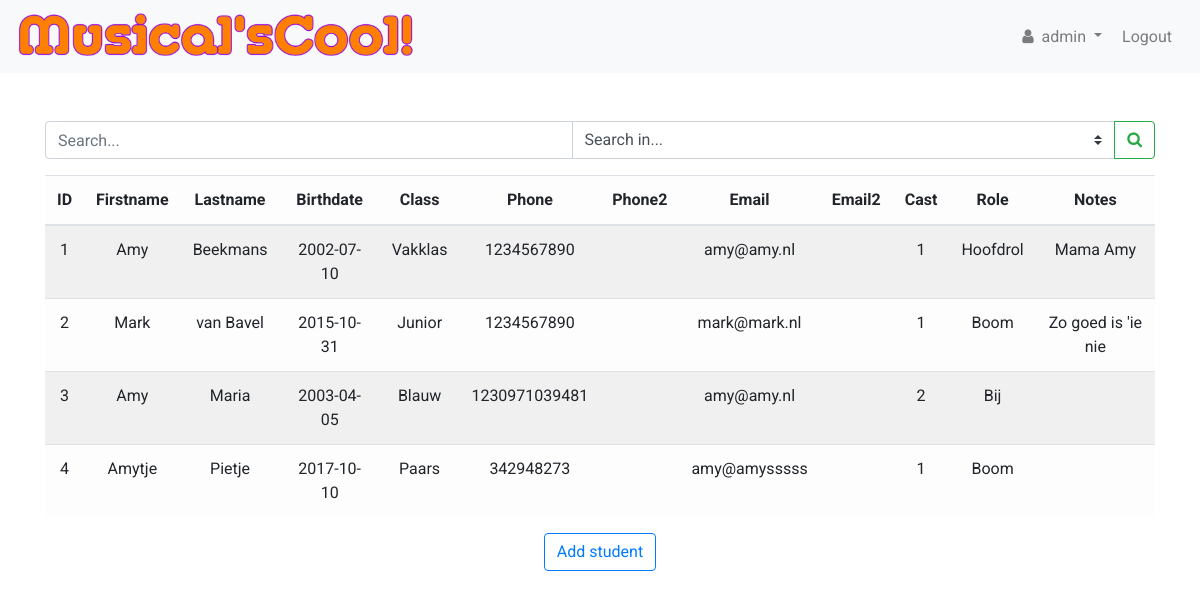
The page /index (signed in) on the database its author committed.
### tables this page shows
CREATE TABLE 'students' (
    'ID' integer PRIMARY KEY AUTOINCREMENT NOT NULL, 
    'Firstname' text NOT NULL, 
    'Lastname' text NOT NULL, 
    'Birthdate' date NOT NULL, 
    'Class' text NOT NULL, 
    'Phone' text NOT NULL, 
    'Phone2' text, 
    'Email' text NOT NULL, 
    'Email2' text,
    'Cast' text, 
    'Role' text, 
    'Notes' text
);

### app.py (the view)
@app.route("/", methods =["GET"])
@app.route("/index", methods =["GET"])
@login_required
def index():
    print("INDEX GET")
    conn = connect_db(database)
    conn.row_factory = dict_factory
    student_cast = 2
    headers = get_headers(conn)
    records = student_overview(conn)
    if not records:
        return render_template("index.html",
                                session = session,
                                student_cast = student_cast,
                                headers = headers)
    for record in records:
        for value in record:
            if record[value] == None:
                record[value] = "-"
    close_connection(conn)
    return render_template("index.html",
                        session = session,
                        records = records,
                        headers = headers,
                        student_cast = student_cast)

### app.py (called while the page is built)
@app.after_request
def after_request(response):
    response.headers["Cache-Control"] = "no-cache, no-store, must-revalidate"
    response.headers["Expires"] = 0
    response.headers["Pragma"] = "no-cache"
    return response

### helpers.py (called while the page is built)
def login_required(f):
    @wraps(f)
    def decorated_function(*args, **kwargs):
        if session.get("user_id") is None:
            return redirect("/login")
        return f(*args, **kwargs)
    return decorated_function

def connect_db(db_file):
    conn = None
    try:
        conn = sqlite3.connect(db_file)
        print("Succesfully connected to {}".format(db_file))
        return conn
    except sqlite3.Error as error:
        print("Failed to connect to database. Error:", error)

def close_connection(conn):
    if conn:
        try:
            conn.close()
        except sqlite3.Error as error:
            print("Failed to close connection. Error: ", error)
        else:
            print("SQLite connection is closed.")

def dict_factory(cursor, row):
    d = {}
    for idx, col in enumerate(cursor.description):
        d[col[0]] = row[idx]
    return d

def get_headers(conn):
    try:
        cur = conn.cursor()
        headers = []
        cur.execute("PRAGMA table_info(students)")
    except sqlite3.Error as error:
        print("Pragma failed. Error: ", error)
    else:
        for col in cur.fetchall():
            headers.append(col["name"])
        print("Pragma succeeded")
        return headers

def student_overview(conn):
    try:
        cur = conn.cursor()
        cur.execute("SELECT * FROM students")
        records = cur.fetchall()
    except sqlite3.Error as error:
        print("Failed to display student overview. Error: ", error)
    else:
        if len(records) >= 1:
            print(len(records),"record(s) found in students table.")
            return records

### templates/index.html (shortened to what this page needs)
{% extends "layout.html" %}
{% block main %}
<div class="row mb-3">
    <div class="col">
        <form action="{{ url_for('search') }}" class="form" autocomplete="off" method="POST" accept-charset="utf-8">
            <div class="input-group">
                <input class="form-control" name="search_searchbar" type="search" placeholder="Search..." autofocus>
                <select class="custom-select" name="search_class" required>
                    <option value="" selected disabled hidden>Search in...</option>
                </select>
                <div class="input-group-append">
                    <button class="btn btn-outline-success" type="submit"><i class="fa fa-search"></i></button>
                </div>
            </div>
        </form>
    </div>
</div>
<div class="row">
    <div class="col d-flex justify-content-center">
        <table id="table" class="table table-light table-striped display">
            <thead>
                <tr>
                    {% for head in headers %}
                    <th>{{ head }}</th>
                    {% endfor %}
                </tr>
            </thead>
            {% if records %}
            <tbody>
                {% for record in records %}
                <tr>
                    {% for value in record %}
                    <td>{{ record[value] }}</td>
                    {% endfor %}
                </tr>
                {% endfor %}
            </tbody>
            {% endif %}
        </table>
    </div>
</div>
<div class="row">
    <div class="col d-flex justify-content-center">
        <button class="btn btn-outline-primary" id="newStudentBtn">Add student</button>
    </div>
</div>
{% endblock %}

### templates/layout.html (shortened to what this page needs)
<!DOCTYPE html>
<html lang="en">
    <head>
        <link rel="stylesheet" href="https://maxcdn.bootstrapcdn.com/bootstrap/4.1.3/css/bootstrap.min.css">
        <link rel="stylesheet" href="https://maxcdn.bootstrapcdn.com/font-awesome/4.7.0/css/font-awesome.min.css">
        <link rel="stylesheet" href="/static/css/styles.css">
    </head>
    <body>
        <nav class="navbar navbar-expand-lg navbar-light bg-light sticky " style="z-index: 1">
            <a class="navbar-brand logo" href="{{ url_for('index') }}">
                <img class="logo" src="/static/images/musicalscool-logo.png" alt="">
            </a>
            <div class="collapse navbar-collapse" id="navbar">
                <ul class="navbar-nav ml-auto">
                    {% if session.user_id %}
                    <li class="nav-item dropdown mr-1">
                        <a class="nav-link dropdown-toggle" href="#" id="navbarDropdown" role="button" data-toggle="dropdown" aria-haspopup="true" aria-expanded="false">
                            <span><i class="fa fa-user mr-1"></i></span>
                            {{ session["username"] }}
                        </a>
                    </li>
                    <li class="nav-item mr-1">
                        <a class="nav-link" href="{{ url_for('logout') }}">Logout</a>
                    </li>
                    {% else %}
                    <li class="nav-item">
                        <a class="nav-link" href="{{ url_for('login') }}">Login</a>
                    </li>
                    {% endif %}
                </ul>
            </div>
        </nav>
        <main>
            <div class="container margin-offset" style="z-index: 0">
                {% block main %}{% endblock %}
            </div>
        </main>
    </body>

### static/css/styles.css (style rules this page uses)
:root { --brand-orange: #fb7f03; --brand-purple: #a931bd; }
body { font-family: 'Roboto', sans-serif; }
.logo { width: auto; display: flex; max-width: 400px; margin-left: inherit; margin-right: inherit; }
.dropdown-toggle { font-family: inherit; margin: 0; }
main .form-control { display: inline-block; width: auto; }
.margin-offset { margin-top: 3em; }
.sticky { position: relative !important; width: 100%; }
main { overflow-x: auto; text-align: center; }

### rows shown on the page
students: ID "1" "Amy" "Beekmans" "2002-07-10" "Vakklas" "1234567890" "amy@amy.nl" "1" "Hoofdrol" "Mama Amy"
students: ID "2" "Mark" "van Bavel" "2015-10-31" "Junior" "1234567890" "mark@mark.nl" "1" "Boom" "Zo goed is 'ie nie"
students: ID "3" "Amy" "Maria" "2003-04-05" "Blauw" "1230971039481" "amy@amy.nl" "2" "Bij"
students: ID "4" "Amytje" "Pietje" "2017-10-10" "Paars" "342948273" "amy@amysssss" "1" "Boom"

### other values the page prints
{{ session["username"] }} "admin"
{{ head }} "ID" "Firstname" "Lastname" "Birthdate" "Class" "Phone" "Phone2" "Email" "Email2" "Cast" "Role" "Notes"
